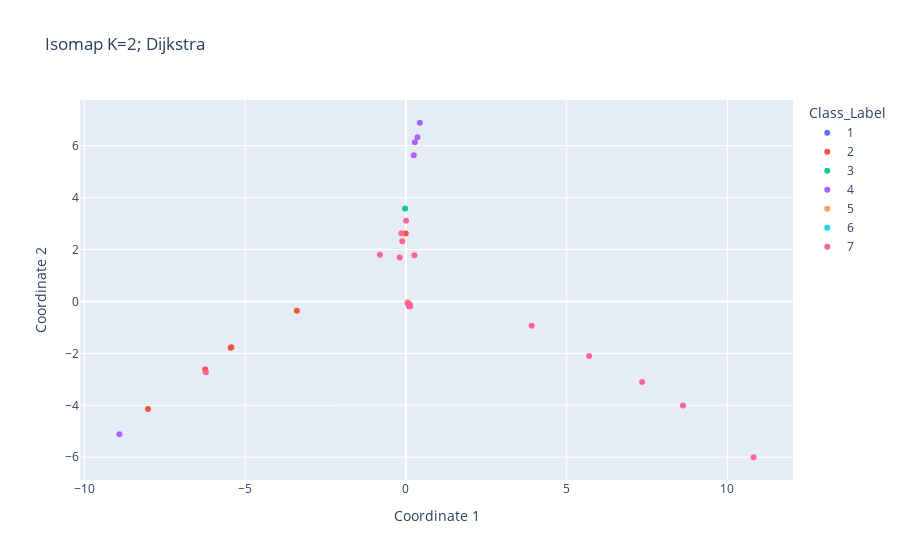

Notebook code for this chart:
### Code cell
iso=manifold.Isomap(n_neighbors=2,n_components=2,path_method='D')
iso.fit(dfscaled) #dfscaled is scaled data for MDS but before applying MDS
iso_2d=iso.transform(dfscaled)
dfdataiso=pd.DataFrame(iso_2d)
#Append the Class Label column from original data set to it
label=df['Class_Label']
dfdataiso['Class_Label']=label
dfdataiso['Class_Label']=dfdataiso['Class_Label'].apply(str)
fig=px.scatter(dfdataiso,x=0,y=1,color='Class_Label',labels={'0':"Coordinate 1" ,'1':"Coordinate 2"},title='Isomap K=2; Dijkstra')
fig.show()
fig.write_image("images/isoD2.svg")

### Figure 1 — Plotly figure (JSON) as saved in the notebook; plotly's stock layout.template omitted (floating-point values rounded to 4 significant figures)
{"data": [{"hovertemplate": "Class_Label=1<br>Coordinate 1=%{x}<br>Coordinate 2=%{y}<extra></extra>", "legendgroup": "1", "marker": {"color": "#636efa", "symbol": "circle"}, "mode": "markers", "name": "1", "orientation": "v", "showlegend": true, "type": "scatter", "x": [0.09039, 0.121, 0.121, 0.1209], "xaxis": "x", "y": [-0.1162, -0.1799, -0.18, -0.1797], "yaxis": "y"}, {"hovertemplate": "Class_Label=2<br>Coordinate 1=%{x}<br>Coordinate 2=%{y}<extra></extra>", "legendgroup": "2", "marker": {"color": "#EF553B", "symbol": "circle"}, "mode": "markers", "name": "2", "orientation": "v", "showlegend": true, "type": "scatter", "x": [0.1212, 0.1211, 0.1212, -0.003439, 0.07544, 0.1212, 0.1212, -8.021, 0.1188, -3.39, 0.1198, -5.451, 0.1157, -6.24, 0.1198, -5.431, 0.1183], "xaxis": "x", "y": [-0.1804, -0.1802, -0.1804, 2.62, -0.09303, -0.1804, -0.1804, -4.146, -0.1743, -0.3572, -0.1769, -1.784, -0.1666, -2.617, -0.177, -1.768, -0.1732], "yaxis": "y"}, {"hovertemplate": "Class_Label=3<br>Coordinate 1=%{x}<br>Coordinate 2=%{y}<extra></extra>", "legendgroup": "3", "marker": {"color": "#00cc96", "symbol": "circle"}, "mode": "markers", "name": "3", "orientation": "v", "showlegend": true, "type": "scatter", "x": [-0.02455], "xaxis": "x", "y": [3.576], "yaxis": "y"}, {"hovertemplate": "Class_Label=4<br>Coordinate 1=%{x}<br>Coordinate 2=%{y}<extra></extra>", "legendgroup": "4", "marker": {"color": "#ab63fa", "symbol": "circle"}, "mode": "markers", "name": "4", "orientation": "v", "showlegend": true, "type": "scatter", "x": [0.1208, 0.2441, 0.1207, 0.3594, 0.2789, 0.4331, 0.08102, 0.1117, 0.1171, 0.1, 0.1124, -8.911, 0.1173], "xaxis": "x", "y": [-0.1793, 5.629, -0.1792, 6.324, 6.13, 6.881, -0.08872, -0.1603, -0.1709, -0.1342, -0.1622, -5.113, -0.1712], "yaxis": "y"}, {"hovertemplate": "Class_Label=5<br>Coordinate 1=%{x}<br>Coordinate 2=%{y}<extra></extra>", "legendgroup": "5", "marker": {"color": "#FFA15A", "symbol": "circle"}, "mode": "markers", "name": "5", "orientation": "v", "showlegend": true, "type": "scatter", "x": [0.1206, 0.1117, 0.1068, 0.05098], "xaxis": "x", "y": [-0.1789, -0.1603, -0.1459, -0.02659], "yaxis": "y"}, {"hovertemplate": "Class_Label=6<br>Coordinate 1=%{x}<br>Coordinate 2=%{y}<extra></extra>", "legendgroup": "6", "marker": {"color": "#19d3f3", "symbol": "circle"}, "mode": "markers", "name": "6", "orientation": "v", "showlegend": true, "type": "scatter", "x": [0.08671, 0.09826], "xaxis": "x", "y": [-0.1034, -0.131], "yaxis": "y"}, {"hovertemplate": "Class_Label=7<br>Coordinate 1=%{x}<br>Coordinate 2=%{y}<extra></extra>", "legendgroup": "7", "marker": {"color": "#FF6692", "symbol": "circle"}, "mode": "markers", "name": "7", "orientation": "v", "showlegend": true, "type": "scatter", "x": [0.1212, 0.1212, 0.1212, 0.1212, 0.1212, 0.1136, 0.1136, 0.1138, 0.1094, 0.1093, 0.1126, 0.1136, 0.1123, 0.1085, 0.1145, 0.1142, 0.07705, -0.1902, 0.1058, 0.1114, 0.1115, 0.1108, 0.1159, 0.1154, -6.222, 8.616, 7.35, 3.91, 5.699, -0.8086, -0.1126, 0.2662, -0.1403, 0.07145, 0.1171, 0.1164, 0.1153, 0.1055, 0.1016, 0.07969, 0.09945, 0.1125, 0.1049, 0.004964, 0.08385, 0.0872, 10.82], "xaxis": "x", "y": [-0.1803, -0.1805, -0.1805, -0.1805, -0.1803, -0.1638, -0.1636, -0.1641, -0.1539, -0.1536, -0.1612, -0.1639, -0.161, -0.152, -0.1659, -0.1653, -0.09658, 1.691, -0.1517, -0.159, -0.1589, -0.1576, -0.169, -0.1678, -2.725, -4.011, -3.1, -0.933, -2.102, 1.796, 2.321, 1.783, 2.629, -0.08382, -0.1708, -0.1693, -0.1666, -0.1431, -0.1327, -0.0803, -0.1286, -0.1603, -0.1415, 3.103, -0.09144, -0.1167, -6.0], "yaxis": "y"}], "layout": {"legend": {"title": {"text": "Class_Label"}, "tracegroupgap": 0}, "title": {"text": "Isomap K=2; Dijkstra"}, "xaxis": {"anchor": "y", "domain": [0, 1], "title": {"text": "Coordinate 1"}}, "yaxis": {"anchor": "x", "domain": [0, 1], "title": {"text": "Coordinate 2"}}}}
